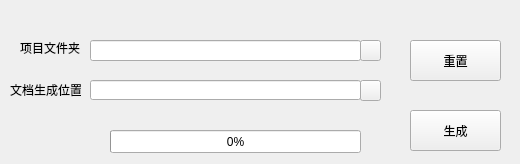
<?xml version="1.0" encoding="UTF-8"?>
<ui version="4.0">
 <class>Dialog</class>
 <widget class="QWidget" name="Dialog">
  <property name="geometry">
   <rect>
    <x>0</x>
    <y>0</y>
    <width>520</width>
    <height>164</height>
   </rect>
  </property>
  <property name="windowTitle">
   <string>文档生成器</string>
  </property>
  <widget class="QPushButton" name="reset">
   <property name="geometry">
    <rect>
     <x>410</x>
     <y>40</y>
     <width>91</width>
     <height>41</height>
    </rect>
   </property>
   <property name="text">
    <string>重置</string>
   </property>
  </widget>
  <widget class="QLabel" name="label">
   <property name="geometry">
    <rect>
     <x>20</x>
     <y>40</y>
     <width>61</width>
     <height>16</height>
    </rect>
   </property>
   <property name="text">
    <string>项目文件夹</string>
   </property>
  </widget>
  <widget class="QLabel" name="label_2">
   <property name="geometry">
    <rect>
     <x>10</x>
     <y>80</y>
     <width>71</width>
     <height>20</height>
    </rect>
   </property>
   <property name="text">
    <string>文档生成位置</string>
   </property>
  </widget>
  <widget class="QLineEdit" name="pro_dict">
   <property name="geometry">
    <rect>
     <x>90</x>
     <y>40</y>
     <width>271</width>
     <height>21</height>
    </rect>
   </property>
  </widget>
  <widget class="QLineEdit" name="output_dict">
   <property name="geometry">
    <rect>
     <x>90</x>
     <y>80</y>
     <width>271</width>
     <height>20</height>
    </rect>
   </property>
  </widget>
  <widget class="QPushButton" name="generate">
   <property name="geometry">
    <rect>
     <x>410</x>
     <y>110</y>
     <width>91</width>
     <height>41</height>
    </rect>
   </property>
   <property name="text">
    <string>生成</string>
   </property>
  </widget>
  <widget class="QPushButton" name="project">
   <property name="geometry">
    <rect>
     <x>360</x>
     <y>40</y>
     <width>21</width>
     <height>21</height>
    </rect>
   </property>
   <property name="text">
    <string/>
   </property>
   <property name="icon">
    <iconset>
     <normaloff>C:/Users/JessenHua/Pictures/dict.jpg</normaloff>C:/Users/JessenHua/Pictures/dict.jpg</iconset>
   </property>
  </widget>
  <widget class="QPushButton" name="output">
   <property name="geometry">
    <rect>
     <x>360</x>
     <y>80</y>
     <width>21</width>
     <height>21</height>
    </rect>
   </property>
   <property name="text">
    <string/>
   </property>
   <property name="icon">
    <iconset>
     <normaloff>C:/Users/JessenHua/Pictures/dict.jpg</normaloff>C:/Users/JessenHua/Pictures/dict.jpg</iconset>
   </property>
  </widget>
  <widget class="QProgressBar" name="progressBar">
   <property name="enabled">
    <bool>true</bool>
   </property>
   <property name="geometry">
    <rect>
     <x>110</x>
     <y>130</y>
     <width>251</width>
     <height>23</height>
    </rect>
   </property>
   <property name="value">
    <number>0</number>
   </property>
   <property name="textVisible">
    <bool>true</bool>
   </property>
  </widget>
 </widget>
 <resources/>
 <connections/>
</ui>
